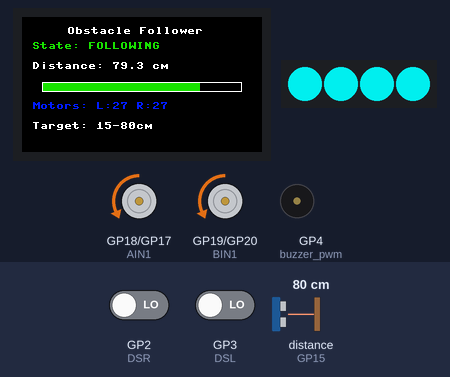
This program was run on a simulated Raspberry Pi Pico running MicroPython. On the bench: 240×135 colour display, 4 RGB LEDs in strip order, left to right, motor-driver pin pairs drawn as motors (green arrow = first pin HIGH = forward, orange = second pin HIGH = backward, longer = more drive, scaled by the enable pin), buzzer (waves = sounding). The inputs (shaded band) are chosen by the test bench; at power-on: distance to the obstacle (sensor on GP15) 80 cm, GP2 (DSR) LOW, GP3 (DSL) LOW. The echo pulse lasts 58.3 µs per cm; files the program writes start out absent; library files of the repository ran but are not shown: ST7789.py, ws2812.py.

Above: at 3.4 s.
3.5 s: distance to the obstacle (sensor on GP15) set to 2 cm
At 6.4 s:
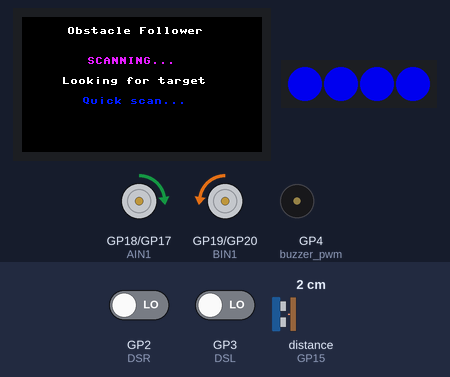
6.5 s: distance to the obstacle (sensor on GP15) set to 4 cm
At 9.3 s:
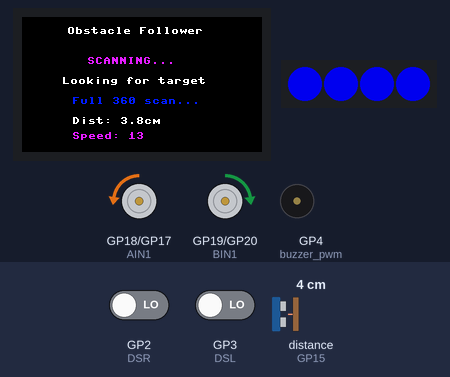
9.5 s: distance to the obstacle (sensor on GP15) set to 60 cm
At 10.49 s:
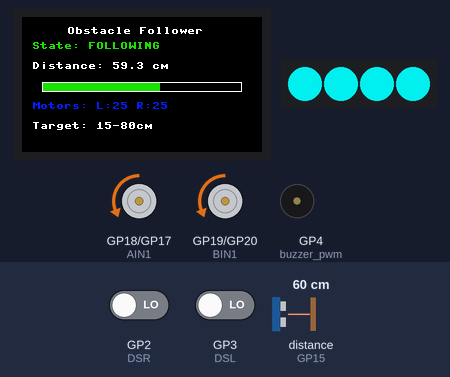
Timing chart, 0 to 17.8 s (numbered marks = the images above; inputs shaded):
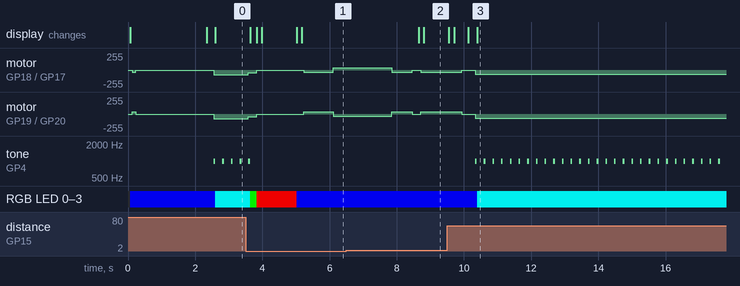

Measured:
- after the input at 9.5 s, motor on GP18 (AIN1) / GP17 (AIN2): backward 33/255 → stopped after 0.43 s, → backward 64/255 0.41 s later; motor on GP19 (BIN1) / GP20 (BIN2): forward 33/255 → stopped after 0.43 s, → backward 64/255 0.41 s later
- by itself, tone on GP4 (buzzer_pwm): alternates 1000 Hz for 0.05 s and silent for 0.21 s

The program:

obstacle_follower_fixed.py
```python
from machine import Pin, PWM
import time
from Motor import PicoGo
from ST7789 import ST7789
from ws2812 import NeoPixel

# Initialize logging
log_file = open("obstacle_follower.log", "w")
log_start_time = time.ticks_ms()

def log(message):
    """Write timestamped message to log file"""
    timestamp = time.ticks_diff(time.ticks_ms(), log_start_time) / 1000.0
    log_entry = f"[{timestamp:8.3f}] {message}\n"
    log_file.write(log_entry)
    log_file.flush()  # Ensure it's written immediately

# Initialize hardware
log("Initializing hardware")
M = PicoGo()
lcd = ST7789()
strip = NeoPixel()
buzzer_pwm = PWM(Pin(4))

# Ultrasonic sensor pins
Echo = Pin(15, Pin.IN)
Trig = Pin(14, Pin.OUT)

# IR sensors for close obstacle detection
DSR = Pin(2, Pin.IN)
DSL = Pin(3, Pin.IN)

# Constants
MIN_DISTANCE = 15  # cm
MAX_DISTANCE = 80  # cm
FOLLOW_DISTANCE = 30  # Target following distance in cm
BASE_SPEED = 17  # Base motor speed (reduced by 3x from 50)

# Imperial March setup
A4 = 440
F4 = 349
C5 = 523
E5 = 659
F5 = 698
Ab4 = 415
Eb5 = 622
D5 = 587
B4 = 494
Bb4 = 466
G5 = 784
Ab5 = 831
A5 = 880
G4 = 392

imperial_march = [
    # First phrase
    (A4, 4), (A4, 4), (A4, 4),
    (F4, 3), (C5, 1),
    (A4, 4), (F4, 3), (C5, 1), (A4, 8),
    (0, 4),  # Rest

    # Second phrase
    (E5, 4), (E5, 4), (E5, 4),
    (F5, 3), (C5, 1),
    (Ab4, 4), (F4, 3), (C5, 1), (A4, 8),
]

# Music variables
music_index = 0
note_duration = 150  # milliseconds per beat
current_note_start = 0
is_playing_note = False

def get_distance():
    """Measure distance using ultrasonic sensor with averaging"""
    distances = []

    for _ in range(3):  # Take 3 readings
        # Send trigger pulse
        Trig.value(0)
        Trig.value(1)
        time.sleep_us(10)
        Trig.value(0)

        timeout_start = time.ticks_us()
        timeout = 30000  # 30ms timeout

        # Wait for echo to go high
        while Echo.value() == 0:
            if time.ticks_diff(time.ticks_us(), timeout_start) > timeout:
                distances.append(999)
                break
        else:
            time1 = time.ticks_us()

            # Wait for echo to go low
            while Echo.value() == 1:
                if time.ticks_diff(time.ticks_us(), time1) > timeout:
                    distances.append(999)
                    break
            else:
                time2 = time.ticks_us()
                during = time2 - time1
                distance = during * 0.034 / 2
                distances.append(distance)

        time.sleep_ms(30)  # Short delay between readings

    # Simple average of all readings
    if len(distances) > 0:
        avg_distance = sum(distances) / len(distances)
        return avg_distance
    else:
        return 999

def scan_for_obstacle():
    """Scan by rotating slowly to find obstacle in range"""
    scan_speed = 13  # Reduced to 16 * 0.8 ≈ 13
    consecutive_detections = 0  # Need multiple detections to confirm
    log(f"Starting scan sequence with speed {scan_speed}")

    # Update LCD
    lcd.fill_rect(0, 25, 240, 110, lcd.BLACK)
    lcd.text("SCANNING...", 65, 40, lcd.YELLOW)
    lcd.text("Looking for target", 40, 60, lcd.WHITE)

    # Quick scan left and right first
    lcd.text("Quick scan...", 60, 80, lcd.BLUE)
    lcd.show()

    # Look slightly right
    log("Quick scan right")
    M.right(scan_speed)
    for _ in range(3):  # 3 quick measurements
        distance = get_distance()
        if MIN_DISTANCE <= distance <= MAX_DISTANCE:
            log(f"Target found in quick right scan at {distance:.1f}cm")
            M.stop()
            return True
        time.sleep(0.2)

    # Look slightly left (past center)
    log("Quick scan left")
    M.left(scan_speed)
    for _ in range(6):  # 6 measurements to go past center
        distance = get_distance()
        if MIN_DISTANCE <= distance <= MAX_DISTANCE:
            log(f"Target found in quick left scan at {distance:.1f}cm")
            M.stop()
            return True
        time.sleep(0.2)

    # Return to center
    log("Returning to center")
    M.right(scan_speed)
    time.sleep(0.6)
    M.stop()
    time.sleep(0.2)

    # Full continuous scan with decreasing speed
    lcd.fill_rect(0, 80, 240, 20, lcd.BLACK)
    lcd.text("Full 360 scan...", 50, 80, lcd.BLUE)
    lcd.show()
    log("Starting full 360 degree scan")

    scan_start_time = time.ticks_ms()
    max_scan_duration = 60000  # 60 seconds max for full rotation
    initial_speed = scan_speed
    min_speed = 8  # Minimum rotation speed

    # Start rotating right
    current_speed = initial_speed
    M.right(current_speed)
    last_speed_update = time.ticks_ms()

    while time.ticks_diff(time.ticks_ms(), scan_start_time) < max_scan_duration:
        distance = get_distance()
        elapsed_time = time.ticks_diff(time.ticks_ms(), scan_start_time)

        # Gradually reduce speed over time
        if time.ticks_diff(time.ticks_ms(), last_speed_update) > 2000:  # Update speed every 2 seconds
            # Calculate new speed based on elapsed time
            speed_reduction = (elapsed_time / max_scan_duration) * (initial_speed - min_speed)
            current_speed = int(initial_speed - speed_reduction)
            current_speed = max(current_speed, min_speed)  # Don't go below minimum

            M.right(current_speed)
            log(f"Reduced rotation speed to {current_speed}")
            last_speed_update = time.ticks_ms()

        # Update LCD with distance and current speed
        lcd.fill_rect(50, 100, 140, 40, lcd.BLACK)
        lcd.text(f"Dist: {distance:.1f}cm", 50, 100, lcd.WHITE)
        lcd.text(f"Speed: {current_speed}", 50, 115, lcd.YELLOW)
        lcd.show()

        if MIN_DISTANCE <= distance <= MAX_DISTANCE:
            consecutive_detections += 1
            log(f"360 scan: Valid target at {distance:.1f}cm, consecutive: {consecutive_detections}")
            if consecutive_detections >= 3:  # Need 3 consecutive readings
                M.stop()
                log(f"Target confirmed during 360 scan at {distance:.1f}cm")
                time.sleep(0.2)  # Brief pause to stabilize
                return True
        else:
            if consecutive_detections > 0:
                log(f"Lost target during 360 scan, distance: {distance:.1f}cm")
            consecutive_detections = 0

    # Scan timeout - no target found
    lcd.fill_rect(40, 60, 160, 60, lcd.BLACK)
    lcd.text("No target found", 50, 70, lcd.RED)
    lcd.text("360 scan complete", 45, 90, lcd.WHITE)
    lcd.show()
    log("360 degree scan complete - no target found")

    return False

def update_lcd(state, distance, speed_left, speed_right):
    """Update LCD with current state"""
    lcd.fill_rect(0, 25, 240, 110, lcd.BLACK)

    # State display
    state_color = lcd.GREEN if state == "FOLLOWING" else lcd.YELLOW if state == "SCANNING" else lcd.RED
    lcd.text(f"State: {state}", 10, 25, state_color)

    # Distance display
    if distance < 999:
        lcd.text(f"Distance: {distance:.1f} cm", 10, 45, lcd.WHITE)

        # Visual distance bar
        bar_length = int((distance / 100) * 200)
        if MIN_DISTANCE <= distance <= MAX_DISTANCE:
            bar_color = lcd.GREEN
        else:
            bar_color = lcd.RED
        lcd.fill_rect(20, 65, bar_length, 10, bar_color)
        lcd.rect(20, 65, 200, 10, lcd.WHITE)
    else:
        lcd.text("Distance: No Target", 10, 45, lcd.RED)

    # Speed display
    lcd.text(f"Motors: L:{speed_left} R:{speed_right}", 10, 85, lcd.BLUE)

    # Target range indicator
    lcd.text(f"Target: {MIN_DISTANCE}-{MAX_DISTANCE}cm", 10, 105, lcd.WHITE)
    lcd.show()

def play_imperial_march():
    """Handle Imperial March playback"""
    # COMMENTED OUT TO AVOID TIMING ISSUES
    pass
    # global music_index, current_note_start, is_playing_note
    #
    # current_time = time.ticks_ms()
    #
    # if not is_playing_note or time.ticks_diff(current_time, current_note_start) > imperial_march[music_index][1] * note_duration:
    #     buzzer_pwm.duty_u16(0)
    #
    #     if is_playing_note:
    #         music_index = (music_index + 1) % len(imperial_march)
    #
    #     freq, beats = imperial_march[music_index]
    #     if freq > 0:
    #         buzzer_pwm.freq(freq)
    #         buzzer_pwm.duty_u16(16384)  # 25% volume
    #     current_note_start = current_time
    #     is_playing_note = True

def stop_music():
    """Stop music playback"""
    # COMMENTED OUT TO AVOID TIMING ISSUES
    pass
    # global is_playing_note
    # buzzer_pwm.duty_u16(0)
    # is_playing_note = False

# Initialize LCD
lcd.fill(lcd.BLACK)
lcd.text("Obstacle Follower", 45, 10, lcd.WHITE)
lcd.show()

# Set initial LED pattern
for i in range(4):
    strip.pixels_set(i, strip.BLUE)
strip.pixels_show()

# Main state machine
state = "SCANNING"
last_distance = 0
stopped_time = 0
last_scan_time = 0
scan_cooldown = 2000  # 2 seconds between scan attempts
follow_log_counter = 0  # Log following details periodically

log("Starting main loop")
log(f"Target range: {MIN_DISTANCE}-{MAX_DISTANCE}cm, Follow distance: {FOLLOW_DISTANCE}cm")

# Force initial scan to test rotation
log("Forcing initial scan to test rotation")
scan_for_obstacle()
time.sleep(2)

try:
    while True:
        distance = get_distance()
        dr_status = DSR.value()
        dl_status = DSL.value()

        if state == "SCANNING":
            stop_music()
            M.stop()

            if MIN_DISTANCE <= distance <= MAX_DISTANCE:
                log(f"Immediate target found at {distance:.1f}cm, switching to FOLLOWING")
                state = "FOLLOWING"
                last_scan_time = time.ticks_ms()
            else:
                # Scan for obstacle with cooldown
                current_time = time.ticks_ms()
                if time.ticks_diff(current_time, last_scan_time) > scan_cooldown:
                    if scan_for_obstacle():
                        log("Scan successful, switching to FOLLOWING")
                        state = "FOLLOWING"
                    last_scan_time = current_time
                else:
                    # Show waiting message
                    wait_time = (scan_cooldown - time.ticks_diff(current_time, last_scan_time)) / 1000
                    lcd.fill_rect(0, 60, 240, 20, lcd.BLACK)
                    lcd.text(f"Next scan in {wait_time:.1f}s", 40, 60, lcd.WHITE)
                    lcd.show()

            update_lcd(state, distance, 0, 0)

        elif state == "FOLLOWING":
            # Check if we're too close (ultrasonic < MIN_DISTANCE)
            # Disabled IR sensors as they're too sensitive
            if distance < MIN_DISTANCE:
                log(f"Too close! Distance: {distance:.1f}cm, IR_L: {dl_status}, IR_R: {dr_status}, switching to STOPPED")
                state = "STOPPED"
                stopped_time = time.ticks_ms()
                M.stop()
                stop_music()

                # Flash red LEDs
                for i in range(4):
                    strip.pixels_set(i, strip.RED)
                strip.pixels_show()

            # Check if we lost the target
            elif distance > MAX_DISTANCE:
                log(f"Lost target, distance {distance:.1f}cm > {MAX_DISTANCE}cm, switching to SCANNING")
                state = "SCANNING"

            # Follow the obstacle
            else:
                play_imperial_march()

                # Calculate motor speeds based on distance
                error = distance - FOLLOW_DISTANCE

                # Add dead zone to prevent oscillation
                if abs(error) < 3:  # Within 3cm is good enough
                    speed = BASE_SPEED
                    led_color = strip.GREEN
                elif error > 0:  # Too far - speed up
                    # Gentler acceleration
                    speed = BASE_SPEED + int(error * 0.3)
                    speed = min(speed, 27)  # Cap reduced by 3x from 80
                    led_color = strip.CYAN
                else:  # Too close - slow down or reverse
                    # Gentler deceleration
                    speed = BASE_SPEED + int(error * 0.4)
                    speed = max(speed, -15)  # Gentle reverse max
                    led_color = strip.YELLOW

                # Apply speeds using high-level methods
                if speed > 0:
                    log(f"Calling M.forward({speed})")
                    M.forward(speed)
                    # Quick beep to confirm forward command
                    buzzer_pwm.freq(1000)
                    buzzer_pwm.duty_u16(32768)
                    time.sleep(0.05)
                    buzzer_pwm.duty_u16(0)
                elif speed < 0:
                    log(f"Calling M.backward({abs(speed)})")
                    M.backward(abs(speed))
                    # Lower beep for backward
                    buzzer_pwm.freq(500)
                    buzzer_pwm.duty_u16(32768)
                    time.sleep(0.05)
                    buzzer_pwm.duty_u16(0)
                else:
                    log("Calling M.stop()")
                    M.stop()

                # Set LED color based on action
                for i in range(4):
                    strip.pixels_set(i, led_color)
                strip.pixels_show()

                # Periodic logging during following
                follow_log_counter += 1
                if follow_log_counter >= 20:  # Log every ~1 second
                    log(f"Following: distance={distance:.1f}cm, speed={speed}, error={error:.1f}")
                    follow_log_counter = 0

                update_lcd(state, distance, speed, speed)

        elif state == "STOPPED":
            stop_music()
            update_lcd("STOPPED", distance, 0, 0)

            # Wait 1 second then start scanning
            if time.ticks_diff(time.ticks_ms(), stopped_time) > 1000:
                state = "SCANNING"

                # Reset LEDs to blue
                for i in range(4):
                    strip.pixels_set(i, strip.BLUE)
                strip.pixels_show()

        time.sleep(0.05)  # 50ms loop delay

except Exception as e:
    log(f"ERROR: {e}")
    log("Closing log file")
    log_file.close()
    raise

except KeyboardInterrupt:
    log("Program interrupted by user")
    log("Closing log file")
    log_file.close()
    M.stop()
    buzzer_pwm.deinit()
```

Motor.py
```python
from machine import Pin, PWM
import time

class PicoGo(object):
    def __init__(self):
        self.PWMA = PWM(Pin(16))
        self.PWMA.freq(1000)
        self.AIN2 = Pin(17, Pin.OUT)
        self.AIN1 = Pin(18, Pin.OUT)
        self.BIN1 = Pin(19, Pin.OUT)
        self.BIN2 = Pin(20, Pin.OUT)
        self.PWMB = PWM(Pin(21))
        self.PWMB.freq(1000)
        self.stop()

    def forward(self,speed):
        if((speed >= 0) and (speed <= 100)):
            self.PWMA.duty_u16(int(speed*0xFFFF/100))
            self.PWMB.duty_u16(int(speed*0xFFFF/100))
            self.AIN2.value(1)
            self.AIN1.value(0)
            self.BIN2.value(1)
            self.BIN1.value(0)

    def backward(self,speed):
        if((speed >= 0) and (speed <= 100)):
            self.PWMA.duty_u16(int(speed*0xFFFF/100))
            self.PWMB.duty_u16(int(speed*0xFFFF/100))
            self.AIN2.value(0)
            self.AIN1.value(1)
            self.BIN2.value(0)
            self.BIN1.value(1)

    def left(self,speed):
        if((speed >= 0) and (speed <= 100)):
            self.PWMA.duty_u16(int(speed*0xFFFF/100))
            self.PWMB.duty_u16(int(speed*0xFFFF/100))
            self.AIN2.value(0)
            self.AIN1.value(1)
            self.BIN2.value(1)
            self.BIN1.value(0)

    def right(self,speed):
        if((speed >= 0) and (speed <= 100)):
            self.PWMA.duty_u16(int(speed*0xFFFF/100))
            self.PWMB.duty_u16(int(speed*0xFFFF/100))
            self.AIN2.value(1)
            self.AIN1.value(0)
            self.BIN2.value(0)
            self.BIN1.value(1)

    def stop(self):
        self.PWMA.duty_u16(0)
        self.PWMB.duty_u16(0)
        self.AIN2.value(0)
        self.AIN1.value(0)
        self.BIN2.value(0)
        self.BIN1.value(0)

    def setMotor(self, left, right):
        if((left >= 0) and (left <= 100)):
            self.AIN1.value(0)
            self.AIN2.value(1)
            self.PWMA.duty_u16(int(left*0xFFFF/100))
        elif((left < 0) and (left >= -100)):
            self.AIN1.value(1)
            self.AIN2.value(0)
            self.PWMA.duty_u16(-int(left*0xFFFF/100))
        if((right >= 0) and (right <= 100)):
            self.BIN2.value(1)
            self.BIN1.value(0)
            self.PWMB.duty_u16(int(right*0xFFFF/100))
        elif((right < 0) and (right >= -100)):
            self.BIN2.value(0)
            self.BIN1.value(1)
            self.PWMB.duty_u16(-int(right*0xFFFF/100))

if __name__=='__main__':
    import utime

    M = PicoGo()
    M.forward(50)
    utime.sleep(0.5)
    M.backward(50)
    utime.sleep(0.5)
    M.left(30)
    utime.sleep(0.5)
    M.right(30)
    utime.sleep(0.5)
    M.stop()
```
